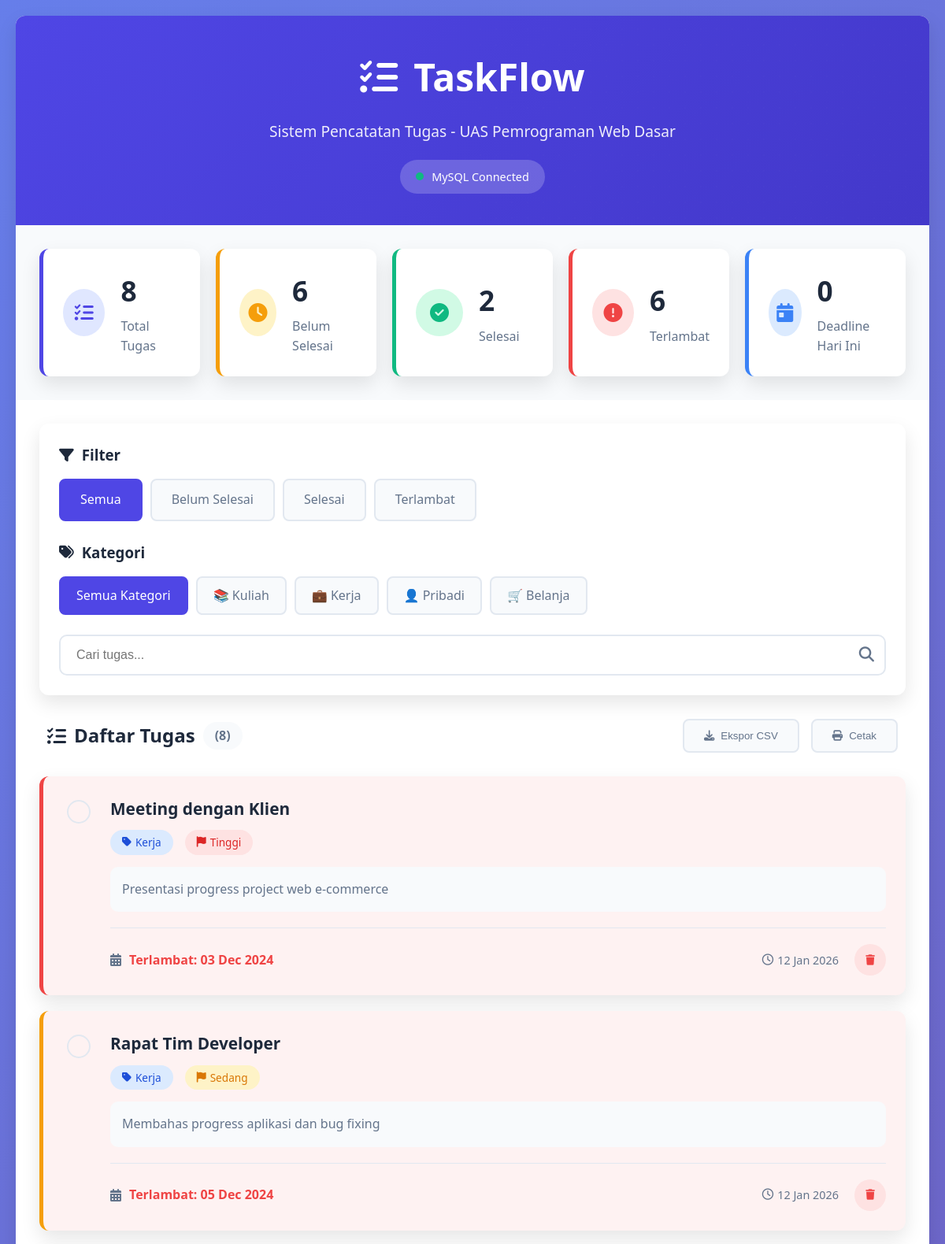
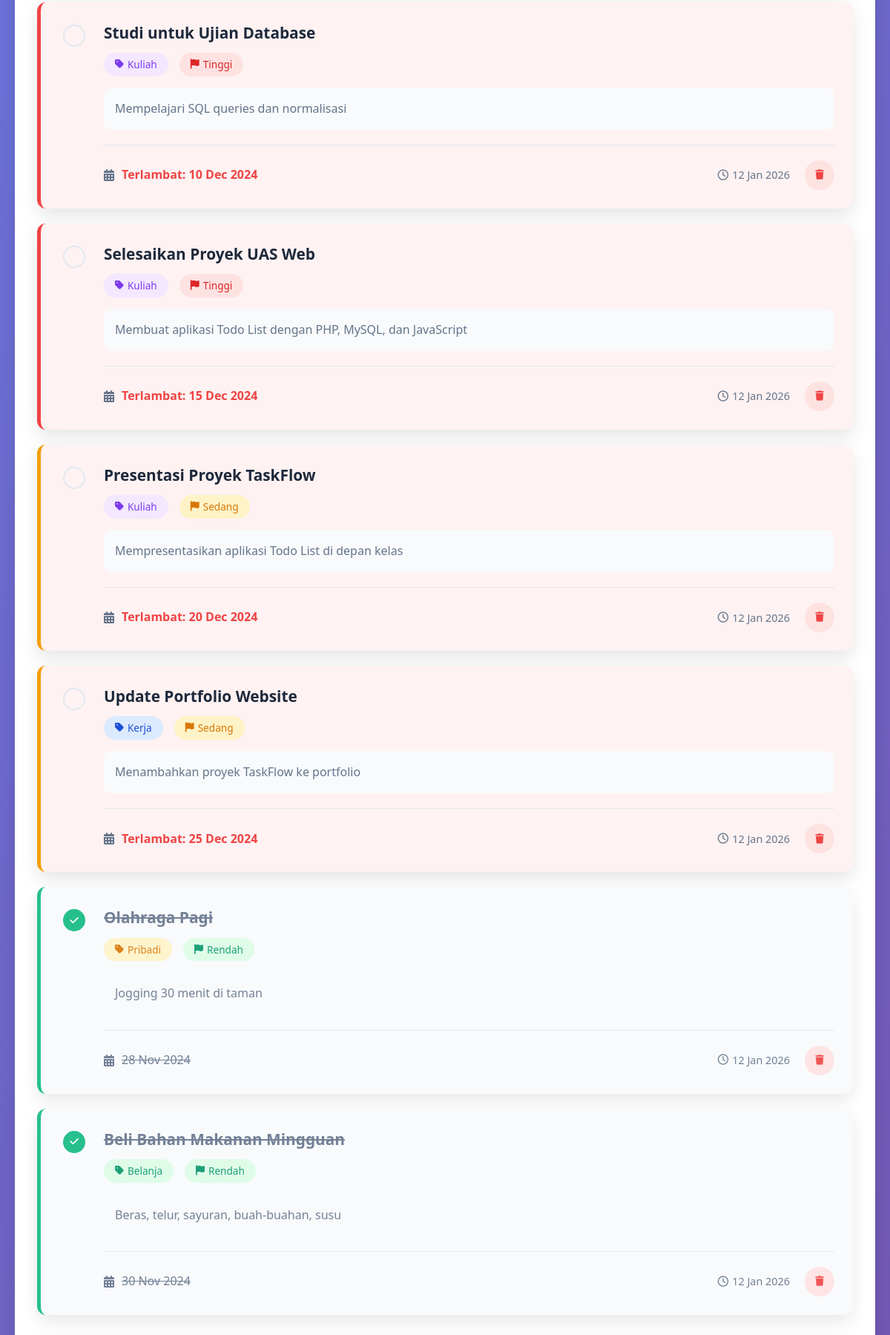
The page / (upper part) on the database its author committed (2 pictures, top to bottom).
### tables this page shows
CREATE TABLE IF NOT EXISTS tasks (
    id INT PRIMARY KEY AUTO_INCREMENT,
    title VARCHAR(255) NOT NULL,
    description TEXT,
    category ENUM('kerja', 'kuliah', 'pribadi', 'belanja', 'lainnya') DEFAULT 'lainnya',
    deadline DATE NOT NULL,
    priority ENUM('low', 'medium', 'high') DEFAULT 'medium',
    completed BOOLEAN DEFAULT FALSE,
    created_at TIMESTAMP DEFAULT CURRENT_TIMESTAMP,
    updated_at TIMESTAMP DEFAULT CURRENT_TIMESTAMP ON UPDATE CURRENT_TIMESTAMP
);

### config/database.php (called while the page is built, shortened)
<?php
$db_host = "localhost";
$db_user = "root";
$db_pass = "";
$db_name = "taskflow_db";
$conn = new mysqli($db_host, $db_user, $db_pass, $db_name);
$conn->set_charset("utf8mb4");
function executeQuery($sql) {
    global $conn;
    return $conn->query($sql);
}
?>

### index.php (the view, shortened to what this page needs)
<?php
require_once 'config/database.php';
$filter = isset($_GET['filter']) ? sanitizeInput($_GET['filter']) : 'all';
$search = isset($_GET['search']) ? sanitizeInput($_GET['search']) : '';
$category_filter = isset($_GET['category']) ? sanitizeInput($_GET['category']) : 'all';
$sql = "SELECT * FROM tasks WHERE 1=1";
$sql .= " ORDER BY
    CASE
        WHEN deadline < CURDATE() AND completed = FALSE THEN 0
        WHEN deadline = CURDATE() AND completed = FALSE THEN 1
        ELSE 2
    END,
    deadline ASC,
    CASE priority
        WHEN 'high' THEN 1
        WHEN 'medium' THEN 2
        WHEN 'low' THEN 3
    END,
    created_at DESC";
$result = executeQuery($sql);
$tasks = [];
if ($result && $result->num_rows > 0) {
    while ($row = $result->fetch_assoc()) {
        $tasks[] = $row;
    }
}
$stats_sql = "SELECT
    COUNT(*) as total,
    SUM(CASE WHEN completed = TRUE THEN 1 ELSE 0 END) as completed,
    SUM(CASE WHEN completed = FALSE THEN 1 ELSE 0 END) as pending,
    SUM(CASE WHEN deadline < CURDATE() AND completed = FALSE THEN 1 ELSE 0 END) as overdue,
    SUM(CASE WHEN deadline = CURDATE() AND completed = FALSE THEN 1 ELSE 0 END) as due_today
FROM tasks";
$stats_result = executeQuery($stats_sql);
$stats = $stats_result->fetch_assoc();
?>
<!DOCTYPE html>
<html lang="id">
<head>
    <link rel="stylesheet" href="css/style.css">
    <link rel="stylesheet" href="https://cdnjs.cloudflare.com/ajax/libs/font-awesome/6.4.0/css/all.min.css">
</head>
<body>
    <div class="container">
        <header class="header">
            <div class="header-content">
                <h1><i class="fas fa-tasks"></i> TaskFlow</h1>
                <p class="subtitle">Sistem Pencatatan Tugas - UAS Pemrograman Web Dasar</p>
                <div class="db-status">
                    <span class="db-indicator active"></span>
                    MySQL Connected
                </div>
            </div>
        </header>
        <div class="dashboard">
            <div class="stats-grid">
                <div class="stat-card total">
                    <div class="stat-icon">
                        <i class="fas fa-list-check"></i>
                    </div>
                    <div class="stat-info">
                        <h3><?php echo $stats['total'] ?? 0; ?></h3>
                        <p>Total Tugas</p>
                    </div>
                </div>
                <div class="stat-card pending">
                    <div class="stat-icon">
                        <i class="fas fa-clock"></i>
                    </div>
                    <div class="stat-info">
                        <h3><?php echo $stats['pending'] ?? 0; ?></h3>
                        <p>Belum Selesai</p>
                    </div>
                </div>
                <div class="stat-card completed">
                    <div class="stat-icon">
                        <i class="fas fa-check-circle"></i>
                    </div>
                    <div class="stat-info">
                        <h3><?php echo $stats['completed'] ?? 0; ?></h3>
                        <p>Selesai</p>
                    </div>
                </div>
                <div class="stat-card overdue">
                    <div class="stat-icon">
                        <i class="fas fa-exclamation-circle"></i>
                    </div>
                    <div class="stat-info">
                        <h3><?php echo $stats['overdue'] ?? 0; ?></h3>
                        <p>Terlambat</p>
                    </div>
                </div>
                <div class="stat-card today">
                    <div class="stat-icon">
                        <i class="fas fa-calendar-day"></i>
                    </div>
                    <div class="stat-info">
                        <h3><?php echo $stats['due_today'] ?? 0; ?></h3>
                        <p>Deadline Hari Ini</p>
                    </div>
                </div>
            </div>
        </div>
        <div class="main-content">
            <div class="content">
                <div class="filter-controls">
                    <div class="filter-group">
                        <h3><i class="fas fa-filter"></i> Filter</h3>
                        <div class="filter-buttons">
                            <a href="?filter=all&category=<?php echo $category_filter; ?>"
                               class="filter-btn <?php echo $filter === 'all' ? 'active' : ''; ?>">
                                Semua
                            </a>
                            <a href="?filter=pending&category=<?php echo $category_filter; ?>"
                               class="filter-btn <?php echo $filter === 'pending' ? 'active' : ''; ?>">
                                Belum Selesai
                            </a>
                            <a href="?filter=completed&category=<?php echo $category_filter; ?>"
                               class="filter-btn <?php echo $filter === 'completed' ? 'active' : ''; ?>">
                                Selesai
                            </a>
                            <a href="?filter=overdue&category=<?php echo $category_filter; ?>"
                               class="filter-btn <?php echo $filter === 'overdue' ? 'active' : ''; ?>">
                                Terlambat
                            </a>
                        </div>
                    </div>
                    <div class="filter-group">
                        <h3><i class="fas fa-tags"></i> Kategori</h3>
                        <div class="category-filters">
                            <a href="?filter=<?php echo $filter; ?>&category=all"
                               class="category-filter <?php echo $category_filter === 'all' ? 'active' : ''; ?>">
                                Semua Kategori
                            </a>
                            <?php
                            $categories = [
                                'kuliah' => '📚 Kuliah',
                                'kerja' => '💼 Kerja',
                                'pribadi' => '👤 Pribadi',
                                'belanja' => '🛒 Belanja'
                            ];
                            foreach ($categories as $key => $name):
                            ?>
                            <a href="?filter=<?php echo $filter; ?>&category=<?php echo $key; ?>"
                               class="category-filter <?php echo $category_filter === $key ? 'active' : ''; ?>">
                                <?php echo $name; ?>
                            </a>
                            <?php endforeach; ?>
                        </div>
                    </div>
                    <div class="search-box">
                        <form method="GET">
                            <input type="text" name="search" placeholder="Cari tugas..."
                                   value="<?php echo htmlspecialchars($search); ?>">
                            <button type="submit"><i class="fas fa-search"></i></button>
                        </form>
                    </div>
                </div>
                <div class="tasks-header">
                    <h2><i class="fas fa-tasks"></i> Daftar Tugas
                        <span class="tasks-count">(<?php echo count($tasks); ?>)</span>
                    </h2>
                    <div class="tasks-actions">
                        <button onclick="exportToCSV()" class="action-btn">
                            <i class="fas fa-download"></i> Ekspor CSV
                        </button>
                        <button onclick="printTasks()" class="action-btn">
                            <i class="fas fa-print"></i> Cetak
                        </button>
                    </div>
                </div>
                <?php if (empty($tasks)): ?>
                    <div class="empty-state">
                        <i class="fas fa-clipboard-list"></i>
                        <h3>Tidak ada tugas</h3>
                        <p>
                            <?php if (!empty($search)): ?>
                                Tidak ditemukan tugas dengan kata kunci "<?php echo htmlspecialchars($search); ?>"
                            <?php else: ?>
                                Tambahkan tugas baru menggunakan form di sebelah kiri
                            <?php endif; ?>
                        </p>
                    </div>
                <?php else: ?>
                    <div class="tasks-container">
                        <?php foreach ($tasks as $task):
                            $isOverdue = !$task['completed'] && $task['deadline'] < date('Y-m-d');
                            $isToday = $task['deadline'] == date('Y-m-d');
                        ?>
                        <div class="task-card
                            <?php echo $task['completed'] ? 'completed' : ''; ?>
                            <?php echo $isOverdue ? 'overdue' : ''; ?>
                            <?php echo $isToday ? 'today' : ''; ?>
                            priority-<?php echo $task['priority']; ?>">
                            <div class="task-status">
                                <form action="update_status.php" method="POST" class="status-form">
                                    <button type="submit" class="status-toggle">
                                        <?php if ($task['completed']): ?>
                                            <div class="toggle-circle checked">
                                                <i class="fas fa-check"></i>
                                            </div>
                                        <?php else: ?>
                                            <div class="toggle-circle"></div>
                                        <?php endif; ?>
                                    </button>
                                </form>
                            </div>
                            <div class="task-content">
                                <div class="task-header">
                                    <h3 class="task-title"><?php echo htmlspecialchars($task['title']); ?></h3>
                                    <div class="task-meta">
                                        <span class="task-category category-<?php echo $task['category']; ?>">
                                            <i class="fas fa-tag"></i>
                                            <?php
                                                $categoryNames = [
                                                    'kerja' => 'Kerja',
                                                    'kuliah' => 'Kuliah',
                                                    'pribadi' => 'Pribadi',
                                                    'belanja' => 'Belanja',
                                                    'lainnya' => 'Lainnya'
                                                ];
                                                echo $categoryNames[$task['category']];
                                            ?>
                                        </span>
                                        <span class="task-priority priority-<?php echo $task['priority']; ?>">
                                            <i class="fas fa-flag"></i>
                                            <?php
                                                $priorityNames = [
                                                    'low' => 'Rendah',
                                                    'medium' => 'Sedang',
                                                    'high' => 'Tinggi'
                                                ];
                                                echo $priorityNames[$task['priority']];
                                            ?>
                                        </span>
                                    </div>
                                </div>
                                <?php if (!empty($task['description'])): ?>
                                <div class="task-description">
                                    <p><?php echo nl2br(htmlspecialchars($task['description'])); ?></p>
                                </div>
                                <?php endif; ?>
                                <div class="task-footer">
                                    <div class="task-deadline">
                                        <i class="fas fa-calendar-alt"></i>
                                        <span class="deadline-text <?php echo $isOverdue ? 'overdue-text' : ''; ?>">
                                            <?php
                                                $deadlineFormatted = date('d M Y', strtotime($task['deadline']));
                                                if ($task['completed']) {
                                                    echo "<s>$deadlineFormatted</s>";
                                                } elseif ($isToday) {
                                                    echo "<strong>Hari ini</strong>";
                                                } elseif ($isOverdue) {
                                                    echo "Terlambat: $deadlineFormatted";
                                                } else {
                                                    echo "$deadlineFormatted";
                                                }
                                            ?>
                                        </span>
                                    </div>
                                    <div class="task-actions">
                                        <span class="task-date">
                                            <i class="far fa-clock"></i>
                                            <?php echo date('d M Y', strtotime($task['created_at'])); ?>
                                        </span>
                                        <form action="delete_task.php" method="POST"
                                              onsubmit="return confirm('Hapus tugas ini?');">
                                            <button type="submit" class="delete-btn" title="Hapus Tugas">
                                                <i class="fas fa-trash"></i>
                                            </button>
                                        </form>
                                    </div>
                                </div>
                            </div>
                        </div>
                        <?php endforeach; ?>
                    </div>
                <?php endif; ?>
            </div>
        </div>
    </div>
</body>
</html>

### rows shown on the page
tasks: completed 0 (drawn), title "Meeting dengan Klien", category "Kerja", priority "Tinggi", description "Presentasi progress project web e-commerce", deadline "03 Dec 2024", created_at "12 Jan 2026"
tasks: completed 0 (drawn), title "Rapat Tim Developer", category "Kerja", priority "Sedang", description "Membahas progress aplikasi dan bug fixing", deadline "05 Dec 2024", created_at "12 Jan 2026"
tasks: completed 0 (drawn), title "Studi untuk Ujian Database", category "Kuliah", priority "Tinggi", description "Mempelajari SQL queries dan normalisasi", deadline "10 Dec 2024", created_at "12 Jan 2026"
tasks: completed 0 (drawn), title "Selesaikan Proyek UAS Web", category "Kuliah", priority "Tinggi", description "Membuat aplikasi Todo List dengan PHP, MySQL, dan JavaScript", deadline "15 Dec 2024", created_at "12 Jan 2026"
tasks: completed 0 (drawn), title "Presentasi Proyek TaskFlow", category "Kuliah", priority "Sedang", description "Mempresentasikan aplikasi Todo List di depan kelas", deadline "20 Dec 2024", created_at "12 Jan 2026"
tasks: completed 0 (drawn), title "Update Portfolio Website", category "Kerja", priority "Sedang", description "Menambahkan proyek TaskFlow ke portfolio", deadline "25 Dec 2024", created_at "12 Jan 2026"
tasks: completed 1 (drawn), title "Olahraga Pagi", category "Pribadi", priority "Rendah", description "Jogging 30 menit di taman", deadline "28 Nov 2024", created_at "12 Jan 2026"
tasks: completed 1 (drawn), title "Beli Bahan Makanan Mingguan", category "Belanja", priority "Rendah", description "Beras, telur, sayuran, buah-buahan, susu", deadline "30 Nov 2024", created_at "12 Jan 2026"

### other values the page prints
$stats['total'] "8"
$stats['pending'] "6"
$stats['completed'] "2"
$stats['overdue'] "6"
$stats['due_today'] "0"
$name "📚 Kuliah"
$name "💼 Kerja"
$name "👤 Pribadi"
$name "🛒 Belanja"
count($tasks) "8"
